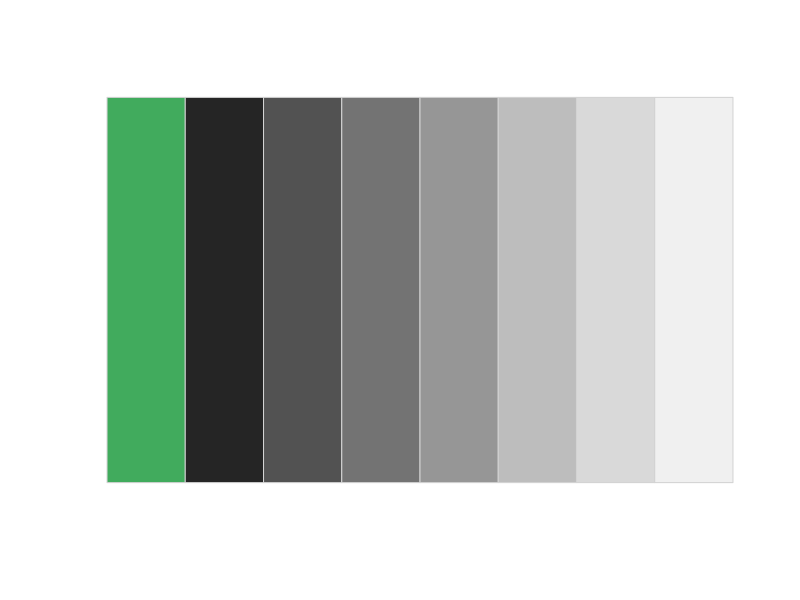
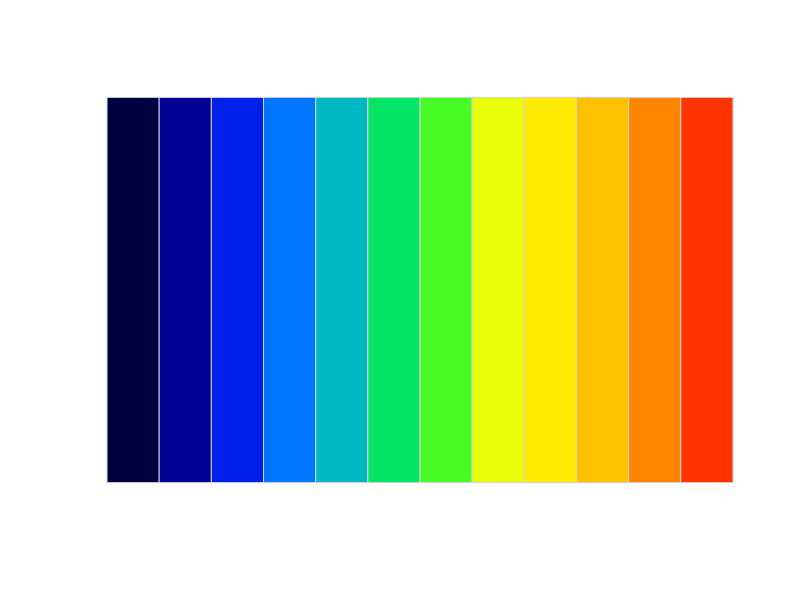
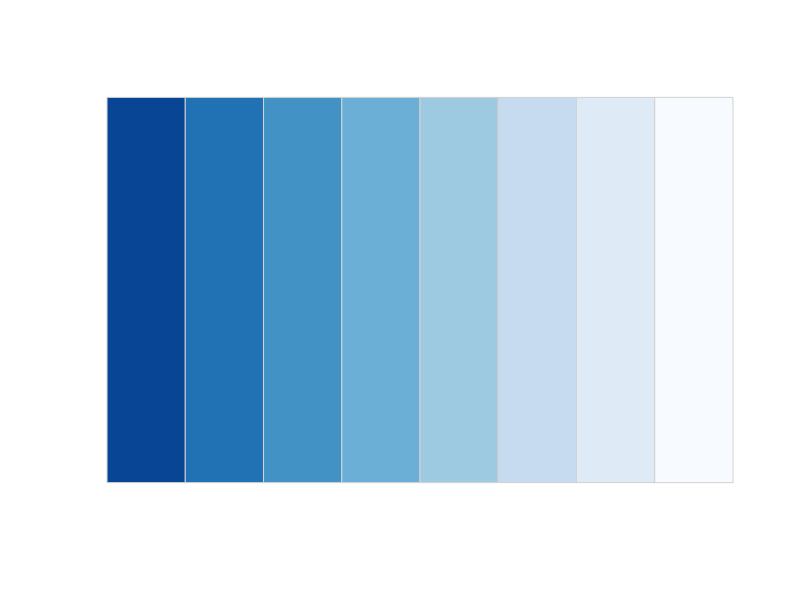
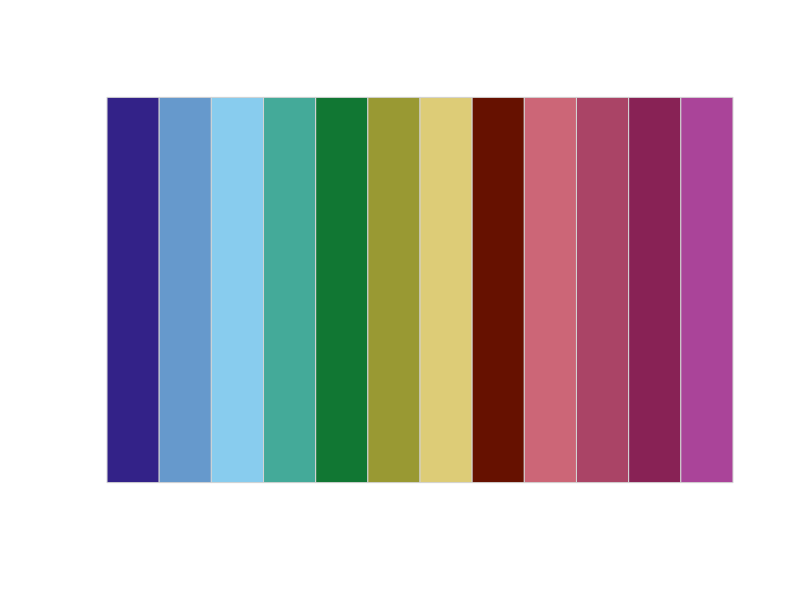
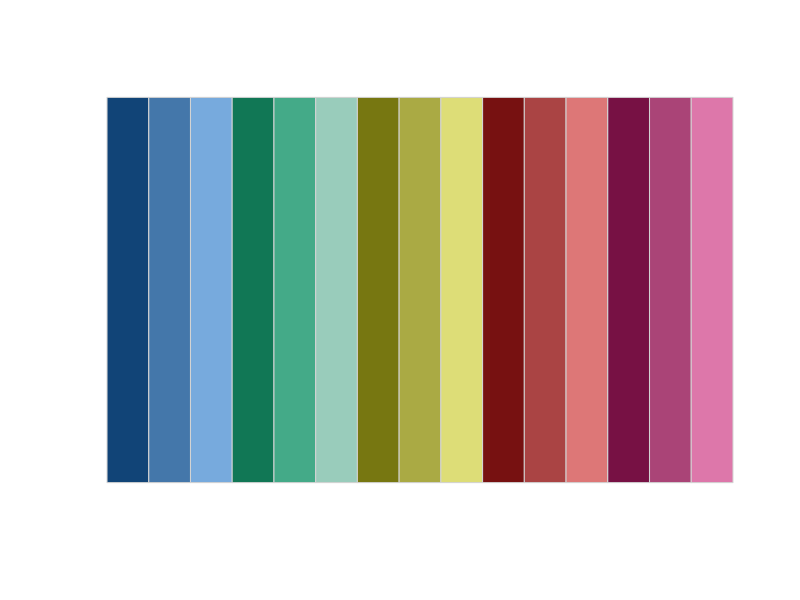
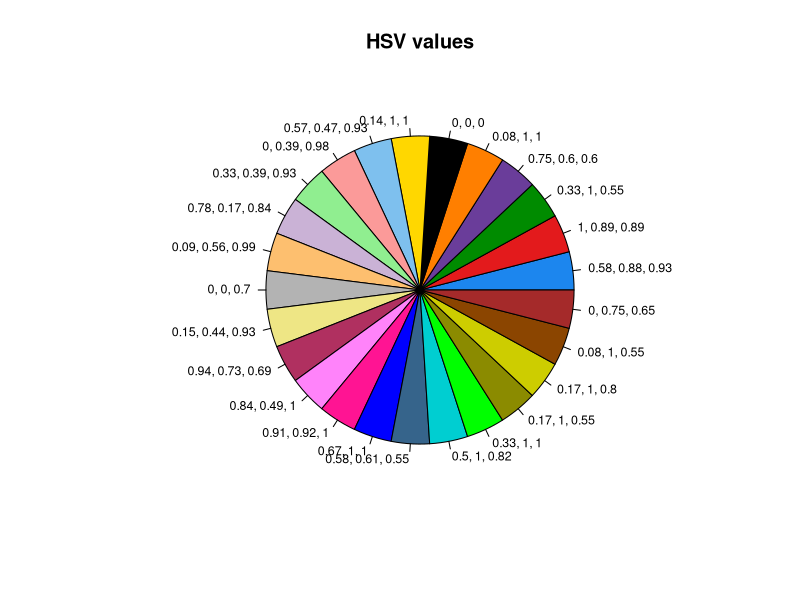

These figures' R source, in order:
# color display

pal <- function(col, border = "light gray", ...){
  n <- length(col)
  plot(0, 0, type="n", xlim = c(0, 1), ylim = c(0, 1),
       axes = FALSE, xlab = "", ylab = "", ...)
  rect(0:(n-1)/n, 0, 1:n/n, 1, col = col, border = border)
}

# FOCUS PALETTES
# Red as highlight
redfocus = c("#CB181D", "#252525", "#525252", "#737373", "#969696", "#BDBDBD", "#D9D9D9", "#F0F0F0")

# Green as highlight
greenfocus = c("#41AB5D", "#252525", "#525252", "#737373", "#969696", "#BDBDBD", "#D9D9D9", "#F0F0F0")

# Blue as highlight
bluefocus = c("#0033FF", "#252525", "#525252", "#737373", "#969696", "#BDBDBD", "#D9D9D9", "#F0F0F0")

pal(greenfocus)

# EQUAL WEIGHT
# Generated with rainbow(12, s = 0.6, v = 0.75)
rainbow12equal = c("#BF4D4D", "#BF864D", "#BFBF4D", "#86BF4D", "#4DBF4D", "#4DBF86", "#4DBFBF", "#4D86BF", "#4D4DBF", "#864DBF", "#BF4DBF", "#BF4D86")
rainbow10equal = c("#BF4D4D", "#BF914D", "#A8BF4D", "#63BF4D", "#4DBF7A", "#4DBFBF", "#4D7ABF", "#634DBF", "#A84DBF", "#BF4D91")
rainbow8equal = c("#BF4D4D", "#BFA34D", "#86BF4D", "#4DBF69", "#4DBFBF", "#4D69BF", "#864DBF", "#BF4DA3")
rainbow6equal = c("#BF4D4D", "#BFBF4D", "#4DBF4D", "#4DBFBF", "#4D4DBF", "#BF4DBF")

# Generated with package "gplots" function rich.colors(12)
rich12equal = c("#000040", "#000093", "#0020E9", "#0076FF", "#00B8C2", "#04E466", "#49FB25", "#E7FD09", "#FEEA02", "#FFC200", "#FF8500", "#FF3300")
rich10equal = c("#000041", "#0000A9", "#0049FF", "#00A4DE", "#03E070", "#5DFC21", "#F6F905", "#FFD701", "#FF9500", "#FF3300")
rich8equal = c("#000041", "#0000CB", "#0081FF", "#02DA81", "#80FE1A", "#FDEE02", "#FFAB00", "#FF3300")
rich6equal = c("#000043", "#0033FF", "#01CCA4", "#BAFF12", "#FFCC00", "#FF3300")

# Generated with package "fields" function tim.colors(12), which is said to emulate the default matlab colorset
tim12equal = c("#00008F", "#0000EA", "#0047FF", "#00A2FF", "#00FEFF", "#5AFFA5", "#B5FF4A", "#FFED00", "#FF9200", "#FF3700", "#DB0000", "#800000")
tim10equal = c("#00008F", "#0000FF", "#0070FF", "#00DFFF", "#50FFAF", "#BFFF40", "#FFCF00", "#FF6000", "#EF0000", "#800000")
tim8equal = c("#00008F", "#0020FF", "#00AFFF", "#40FFBF", "#CFFF30", "#FF9F00", "#FF1000", "#800000")
tim6equal = c("#00008F", "#005AFF", "#23FFDC", "#ECFF13", "#FF4A00", "#800000")

# Generated with sort(brewer.pal(8,"Dark2")) #Dark2, Set2
dark8equal = c("#1B9E77", "#666666", "#66A61E", "#7570B3", "#A6761D", "#D95F02", "#E6AB02", "#E7298A")
dark6equal = c("#1B9E77", "#66A61E", "#7570B3", "#D95F02", "#E6AB02", "#E7298A")
set8equal = c("#66C2A5", "#8DA0CB", "#A6D854", "#B3B3B3", "#E5C494", "#E78AC3", "#FC8D62", "#FFD92F")
set6equal = c("#66C2A5", "#8DA0CB", "#A6D854", "#E78AC3", "#FC8D62", "#FFD92F")

pal(rich12equal)

# MONOCHROME PALETTES
# sort(brewer.pal(8,"Greens"))
redmono = c("#99000D", "#CB181D", "#EF3B2C", "#FB6A4A", "#FC9272", "#FCBBA1", "#FEE0D2", "#FFF5F0")
greenmono = c("#005A32", "#238B45", "#41AB5D", "#74C476", "#A1D99B", "#C7E9C0", "#E5F5E0", "#F7FCF5")
bluemono = c("#084594", "#2171B5", "#4292C6", "#6BAED6", "#9ECAE1", "#C6DBEF", "#DEEBF7", "#F7FBFF")
grey8mono = c("#000000","#252525", "#525252", "#737373", "#969696", "#BDBDBD", "#D9D9D9", "#F0F0F0")
grey6mono = c("#242424", "#494949", "#6D6D6D", "#929292", "#B6B6B6", "#DBDBDB")

pal(bluemono)

# Qualitative color schemes by Paul Tol
tol1qualitative=c("#4477AA")
tol2qualitative=c("#4477AA", "#CC6677")
tol3qualitative=c("#4477AA", "#DDCC77", "#CC6677")
tol4qualitative=c("#4477AA", "#117733", "#DDCC77", "#CC6677")
tol5qualitative=c("#332288", "#88CCEE", "#117733", "#DDCC77", "#CC6677")
tol6qualitative=c("#332288", "#88CCEE", "#117733", "#DDCC77", "#CC6677","#AA4499")
tol7qualitative=c("#332288", "#88CCEE", "#44AA99", "#117733", "#DDCC77", "#CC6677","#AA4499")
tol8qualitative=c("#332288", "#88CCEE", "#44AA99", "#117733", "#999933", "#DDCC77", "#CC6677","#AA4499")
tol9qualitative=c("#332288", "#88CCEE", "#44AA99", "#117733", "#999933", "#DDCC77", "#CC6677", "#882255", "#AA4499")
tol10qualitative=c("#332288", "#88CCEE", "#44AA99", "#117733", "#999933", "#DDCC77", "#661100", "#CC6677", "#882255", "#AA4499")
tol11qualitative=c("#332288", "#6699CC", "#88CCEE", "#44AA99", "#117733", "#999933", "#DDCC77", "#661100", "#CC6677", "#882255", "#AA4499")
tol12qualitative=c("#332288", "#6699CC", "#88CCEE", "#44AA99", "#117733", "#999933", "#DDCC77", "#661100", "#CC6677", "#AA4466", "#882255", "#AA4499")

pal(tol12qualitative)

tol14rainbow=c("#882E72", "#B178A6", "#D6C1DE", "#1965B0", "#5289C7", "#7BAFDE", "#4EB265", "#90C987", "#CAE0AB", "#F7EE55", "#F6C141", "#F1932D", "#E8601C", "#DC050C")
tol15rainbow=c("#114477", "#4477AA", "#77AADD", "#117755", "#44AA88", "#99CCBB", "#777711", "#AAAA44", "#DDDD77", "#771111", "#AA4444", "#DD7777", "#771144", "#AA4477", "#DD77AA")
tol18rainbow=c("#771155", "#AA4488", "#CC99BB", "#114477", "#4477AA", "#77AADD", "#117777", "#44AAAA", "#77CCCC", "#777711", "#AAAA44", "#DDDD77", "#774411", "#AA7744", "#DDAA77", "#771122", "#AA4455", "#DD7788")
tol21rainbow= c("#771155", "#AA4488", "#CC99BB", "#114477", "#4477AA", "#77AADD", "#117777", "#44AAAA", "#77CCCC", "#117744", "#44AA77", "#88CCAA", "#777711", "#AAAA44", "#DDDD77", "#774411", "#AA7744", "#DDAA77", "#771122", "#AA4455", "#DD7788")

pal(tol15rainbow)

# HSV pie chart
mycols=c("dodgerblue2", "#E31A1C", "green4", "#6A3D9A", "#FF7F00", "black",
         "gold1", "skyblue2", "#FB9A99", "palegreen2", "#CAB2D6", "#FDBF6F",
         "gray70", "khaki2", "maroon", "orchid1", "deeppink1", "blue1",
         "steelblue4", "darkturquoise", "green1", "yellow4", "yellow3",
         "darkorange4", "brown")

ones <- rep(1, length=length(mycols))
# Get hsv for labels
names(ones) <- apply(round(rgb2hsv(col2rgb(c(mycols))),2), 2,
                     function(x) {paste(x, collapse=", ")})
pie(ones, col=mycols, cex=.75, main = "HSV values")
